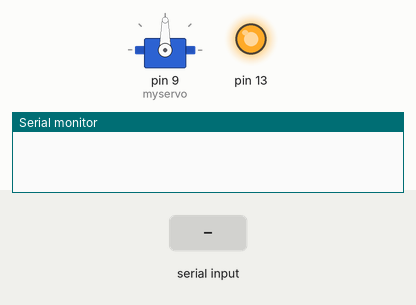
The sketch below on a simulated Arduino Uno, built with avr-gcc and run on an emulated ATmega328P. On the bench: servo, output pins drawn as LEDs (lit = HIGH), the last lines printed to the serial monitor. The test bench sets the inputs (shaded band).

Above: at 1.2 s.
1.3 s: "R,45\n" received over Serial
At 2.3 s:
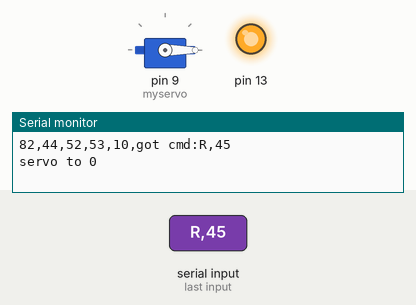
2.8 s: "D90\n" received over Serial
At 3.6 s:
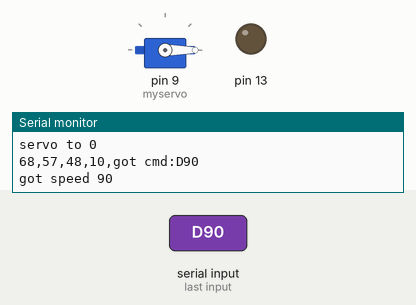
4.3 s: "R90\n" received over Serial
At 5.5 s:
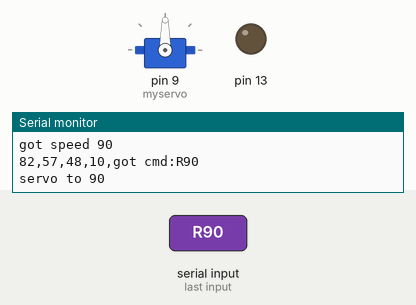
Timing chart, 0 to 7.3 s (numbered marks = the images above; inputs shaded):
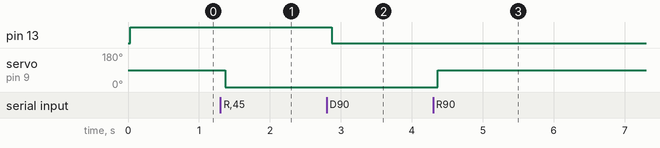

Measured:
- after the input at 1.3 s, servo on pin 9 (myservo): 90° → 0° after 0.07 s
- after the input at 2.8 s, pin 13: HIGH → LOW after 0.07 s
- after the input at 4.3 s, servo on pin 9 (myservo): 0° → 90° after 0.06 s

The sketch:

serIoControl.ino
```cpp
/*
*/

#include <Servo.h>

Servo myservo;  // create servo object to control a servo
// twelve servo objects can be created on most boards

int pos = 0;    // variable to store the servo position
int speed = 0;
int driveCount = 0;
void setup() {
  Serial.begin(9600);
  while (!Serial) {
    ; // wait for serial port to connect. Needed for native USB port only
  }

  pinMode(13, OUTPUT);
  myservo.attach(9);  // attaches the servo on pin 9 to the servo object
}

byte serialBuffer[1024];
int serialBufferPos = 0;
int readSerialCommand(){
   if (Serial.available() > 0) {
    int rd = Serial.read();
    Serial.print(rd);
    Serial.print(",");
    if (rd == 10 || serialBufferPos > 1000) {
     serialBuffer[serialBufferPos]= 0;
     int len = serialBufferPos;
     serialBufferPos = 0;
     return len;
    }
    serialBuffer[serialBufferPos++] = rd;
  }
  return 0;
}

void driveDebug(){
/*
  Serial.print(driveCount);
  Serial.print(" speed ");
  Serial.print(speed);
  Serial.print("\n");
  */
}
void drive() {

  int MAX = 5;

  if (driveCount>speed){
    driveDebug();
    digitalWrite(13, HIGH);
  }else {
    digitalWrite(13, LOW);
    driveDebug();
  }
  driveCount++;
  if (driveCount >= MAX) driveCount = 1;
}

int readIntVal() {
  String s = String((char*)serialBuffer+1);
  return s.toInt();
}
void loop() {
  if (readSerialCommand()> 0) {
    Serial.print("got cmd:");
    Serial.print(String((char*)serialBuffer));
    Serial.print("\n");
    char cmd = serialBuffer[0];
    if (cmd == 'R') {
       int spos = readIntVal();
       if (spos<0) spos = 0;
       else if (spos > 180) spos = 180;
       Serial.print("servo to ");
       Serial.print(spos);
       Serial.print("\n");
       myservo.write(spos);
    }else if (cmd == 'D') {
      speed = readIntVal();
      Serial.print("got speed ");
      Serial.print(speed);
      Serial.print("\n");
      if (speed < 0) speed = 0;
      if (speed > 10) speed = 10;
    }
  }

  delay(15);
  drive();
  return;
  for (pos = 0; pos <= 180; pos += 1) { // goes from 0 degrees to 180 degrees
    // in steps of 1 degree
    myservo.write(pos);
    Serial.print(pos);// tell servo to go to position in variable 'pos'
    delay(15);                       // waits 15ms for the servo to reach the position
  }
  digitalWrite(13, HIGH);
  Serial.println(",");
  delay(1500);
  for (pos = 180; pos >= 0; pos -= 1) { // goes from 180 degrees to 0 degrees
    myservo.write(pos);              // tell servo to go to position in variable 'pos'
    delay(15);                       // waits 15ms for the servo to reach the position
    //Serial.print(pos);
  }
  delay(15);
  digitalWrite(13, LOW);
  delay(1500);
}
```
